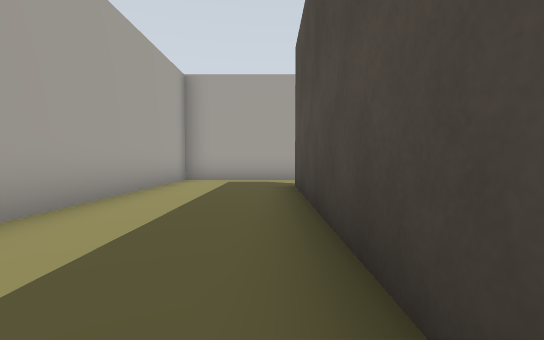
view 1 (above)

24 first-person views from a walk through a world built for the Gazebo simulator. The camera is 0.58 m above the floor, tilts 2° down and sees 85° across. The floor is counted in squares, 1 m on a side. Each view is taken from the middle of a square. On the plan, view 1 faces up. The plan holds only what a view shows up to about 9 squares ahead; the rest is blank.

view 2
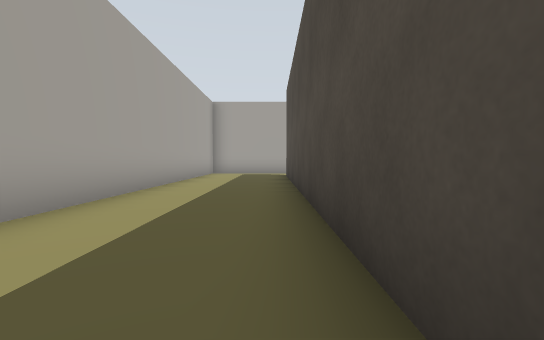

view 3
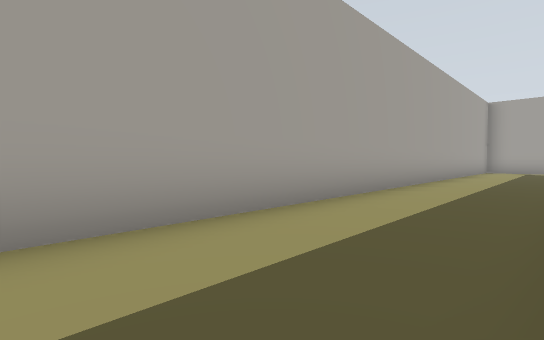

view 4
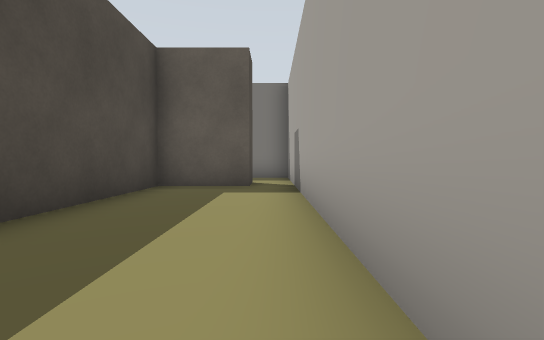

view 5
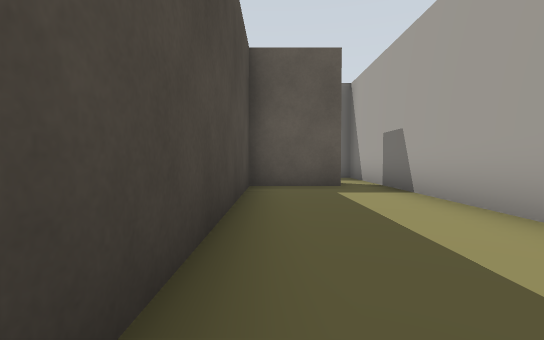

view 6
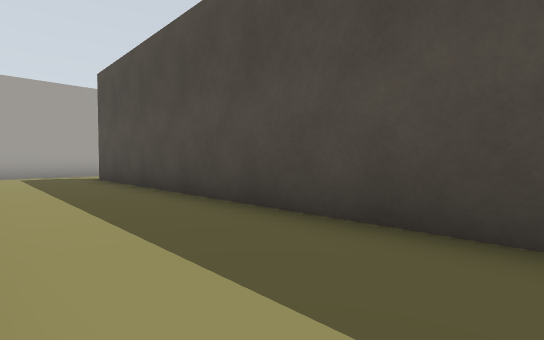

view 7
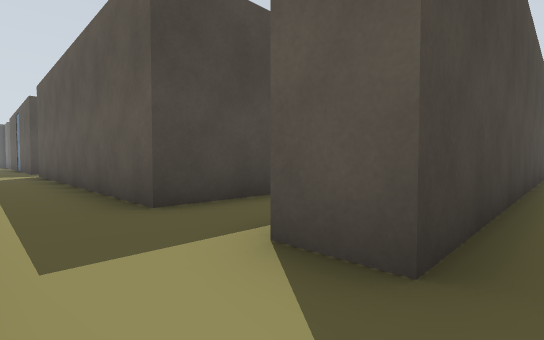

view 8
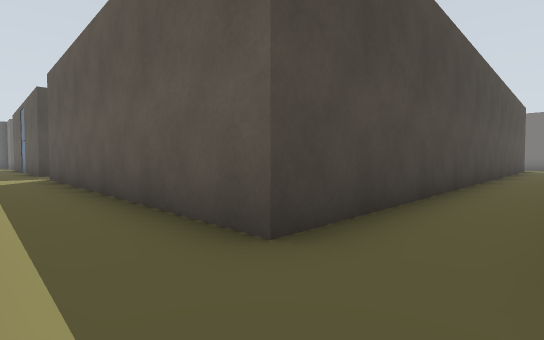

view 9
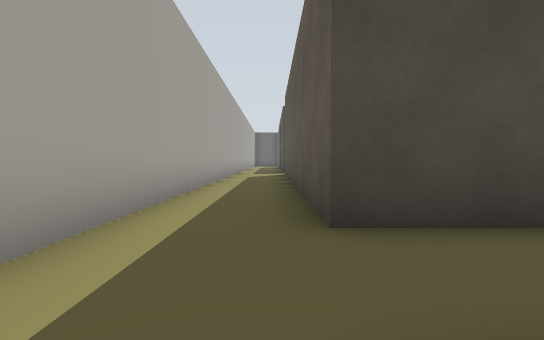

view 10
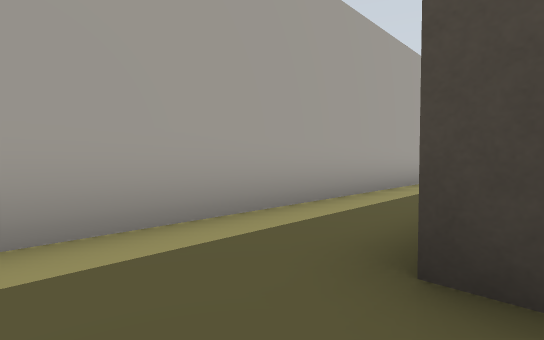

view 11
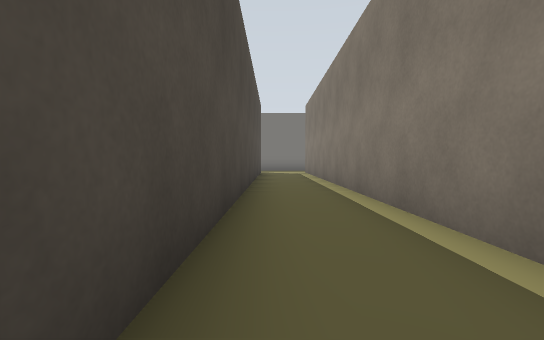

view 12
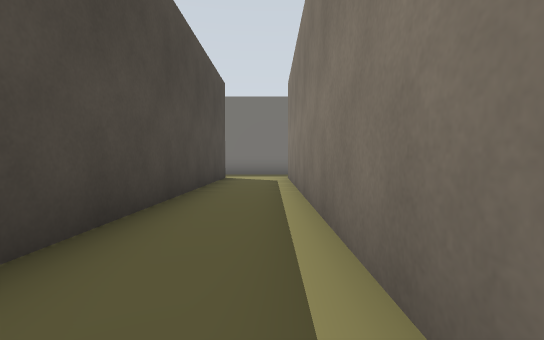

view 13
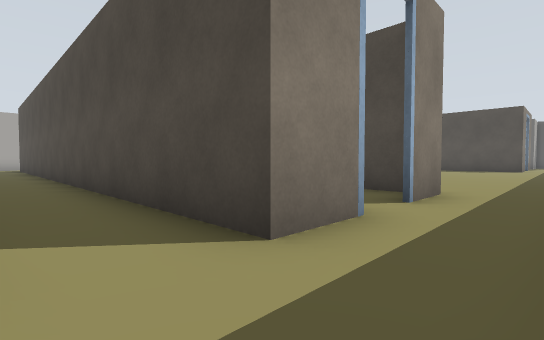

view 14
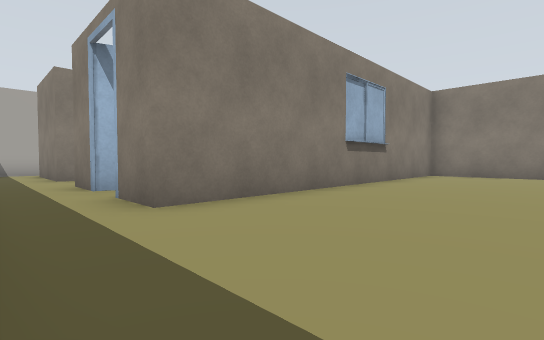

view 15
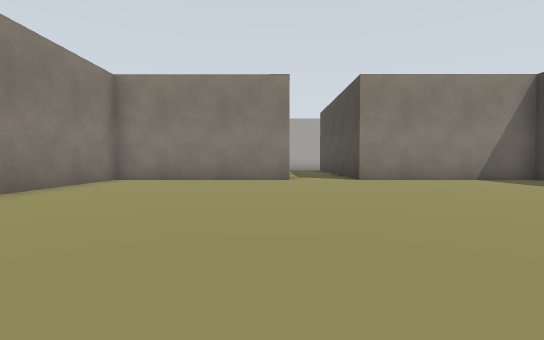

view 16
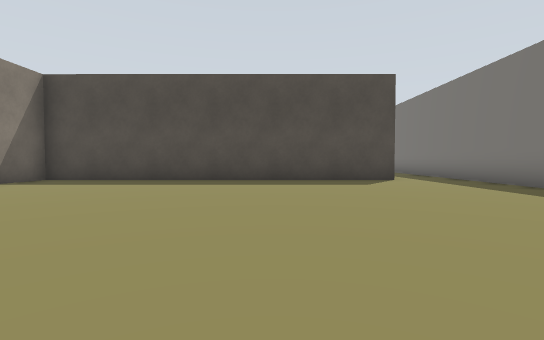

view 17
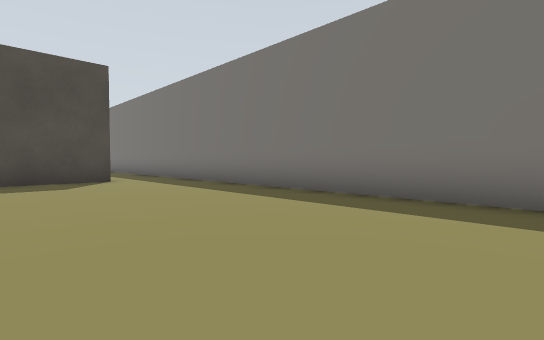

view 18
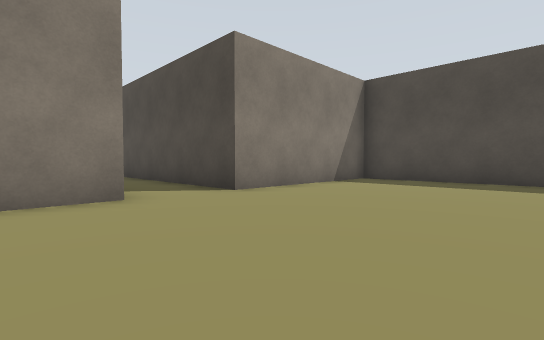

view 19
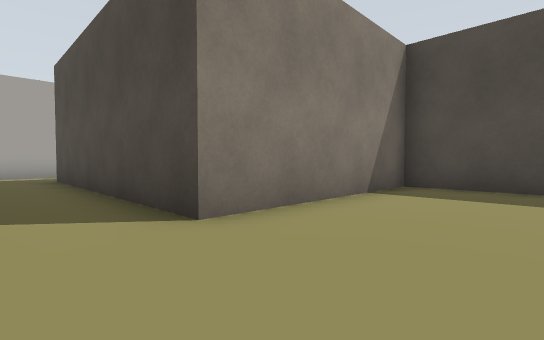

view 20
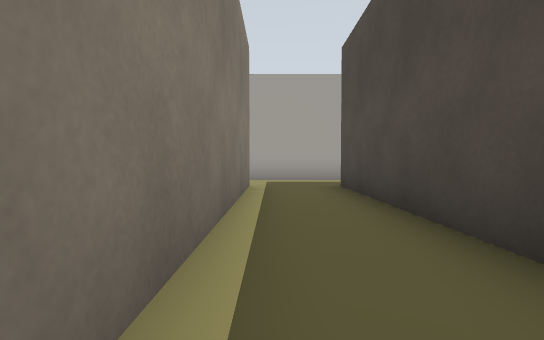

view 21
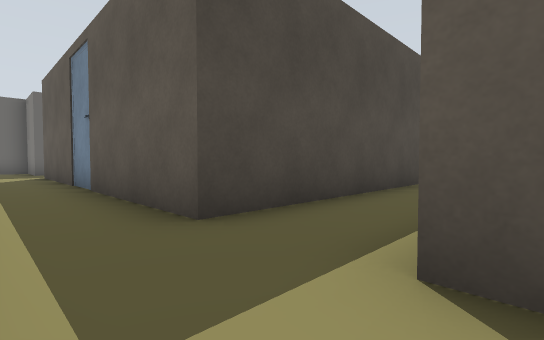

view 22
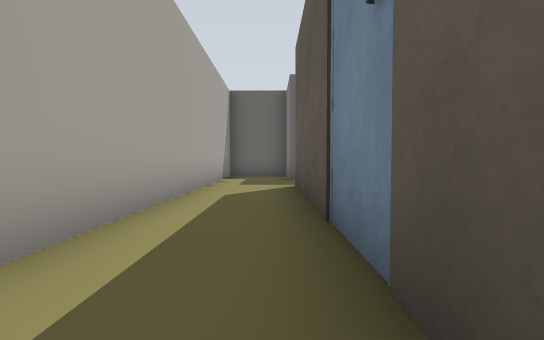

view 23
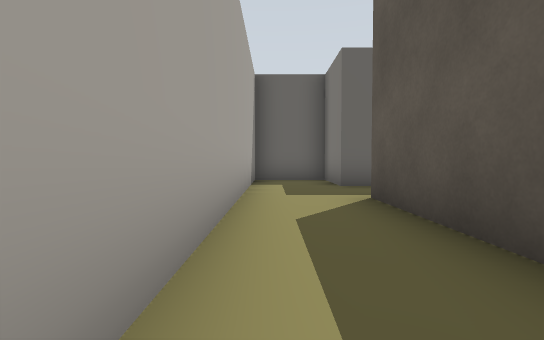

view 24
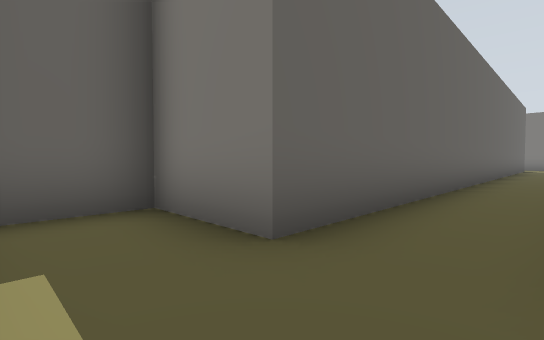

### Floor plan
Points are (right, up) in squares from view 1. A wall is a line through its corners. A room is listed if a view was taken in it or the views show most of it. See-through windows are left out.
Room 1 (views 1, 2, 3, 4, 5, 6, 7)
walls: (-1.5, -10.5) (-1.5, -9.5) (0.5, -9.5) (0.5, 6.5); (0.5, 8.5) (-2.5, 8.5) (-2.5, -10.5)
ways out: opening at (1, 7.5) to room 2; opening at (-2, -10) to room 3
Room 2 (views 8, 9, 10, 11, 12, 21)
walls: (1.5, 1.5) (1.5, -10.5); (0.5, 6.5) (1.6, 6.5); (10, 8.5) (0.5, 8.5); (3.5, -10.5) (3.5, 6.5) (12.5, 6.5)
ways out: opening at (1, 7.5) to room 1; opening at (2, -10) to room 3; opening at (12, 8) to room 3
Room 3 (views 13, 14, 15, 16, 17, 18, 19, 20, 22, 23, 24)
walls: (12.6, -0.5) (7.5, -0.5) (7.5, -10.5) (6.1, -10.5); (19.5, -10.5) (19.5, -0.5) (14.5, -0.5) (14.5, 6.5) (23.6, 6.5); (11.1, -12.5) (20.1, -12.5); (25.5, -3.3) (25.5, 6.5) (27.5, 6.5) (27.5, 8.5); (12.5, 6.5) (12.5, 0.5); (5, -10.5) (3.5, -10.5); (15, 8.5) (12.4, 8.5); (1.5, -10.5) (-0.3, -10.5); (27.2, 8.5) (18.5, 8.5); (-2.5, -10.5) (-2.5, -12)
ways out: opening at (-2, -10) to room 1; opening at (2, -10) to room 2; opening at (12, 8) to room 2

Positions as (right, up) in squares from view 1, and headings:
1: (0, 0), facing up
2: (0, -4), facing up
3: (0, -7), facing up-left
4: (-2, -3), facing down
5: (0, -3), facing down
6: (-2, -3), facing up-right
7: (0, 8), facing down-right
8: (2, 8), facing down-right
9: (1, 7), facing right
10: (2, 6), facing up-right
11: (3, 3), facing down
12: (2, -1), facing down
13: (2, -12), facing up-right
14: (11, -12), facing up-left
15: (12, -9), facing up
16: (11, -7), facing right
17: (11, -8), facing down-right
18: (11, -5), facing up-right
19: (13, -3), facing up-right
20: (13, 0), facing up
21: (12, 8), facing down-right
22: (17, 7), facing right
23: (19, 8), facing right
24: (24, 8), facing down-right
